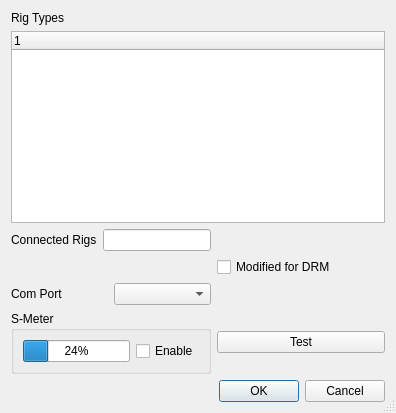
<?xml version="1.0" encoding="UTF-8"?>
<ui version="4.0">
 <class>RigDlg</class>
 <widget class="QDialog" name="RigDlg">
  <property name="geometry">
   <rect>
    <x>0</x>
    <y>0</y>
    <width>396</width>
    <height>382</height>
   </rect>
  </property>
  <property name="windowTitle">
   <string>Rig Settings</string>
  </property>
  <property name="sizeGripEnabled">
   <bool>true</bool>
  </property>
  <layout class="QGridLayout" name="gridLayout">
   <item row="0" column="0">
    <widget class="QLabel" name="label">
     <property name="text">
      <string>Rig Types</string>
     </property>
    </widget>
   </item>
   <item row="1" column="0" colspan="2">
    <widget class="QTreeWidget" name="treeWidget">
     <property name="sizePolicy">
      <sizepolicy hsizetype="Expanding" vsizetype="MinimumExpanding">
       <horstretch>0</horstretch>
       <verstretch>0</verstretch>
      </sizepolicy>
     </property>
     <column>
      <property name="text">
       <string notr="true">1</string>
      </property>
     </column>
    </widget>
   </item>
   <item row="2" column="0">
    <layout class="QHBoxLayout" name="horizontalLayout_2">
     <item>
      <widget class="QLabel" name="label_2">
       <property name="text">
        <string>Connected Rigs</string>
       </property>
      </widget>
     </item>
     <item>
      <widget class="QLineEdit" name="lineEdit"/>
     </item>
    </layout>
   </item>
   <item row="3" column="1">
    <widget class="QCheckBox" name="checkBoxModified">
     <property name="text">
      <string>Modified for DRM</string>
     </property>
    </widget>
   </item>
   <item row="4" column="0">
    <layout class="QHBoxLayout" name="horizontalLayout">
     <item>
      <widget class="QLabel" name="labelPort">
       <property name="text">
        <string>Com Port</string>
       </property>
      </widget>
     </item>
     <item>
      <widget class="QComboBox" name="comboBoxPort"/>
     </item>
    </layout>
   </item>
   <item row="5" column="0">
    <widget class="QGroupBox" name="groupBox_8">
     <property name="title">
      <string>S-Meter</string>
     </property>
     <layout class="QHBoxLayout" name="horizontalLayout_3">
      <item>
       <widget class="QProgressBar" name="ProgrSigStrength">
        <property name="value">
         <number>24</number>
        </property>
       </widget>
      </item>
      <item>
       <widget class="QCheckBox" name="CheckBoxEnableSMeter">
        <property name="text">
         <string>Enable</string>
        </property>
       </widget>
      </item>
     </layout>
    </widget>
   </item>
   <item row="5" column="1">
    <widget class="QPushButton" name="pushButtonTestRig">
     <property name="text">
      <string>Test</string>
     </property>
    </widget>
   </item>
   <item row="6" column="1">
    <widget class="QDialogButtonBox" name="buttonBox">
     <property name="orientation">
      <enum>Qt::Horizontal</enum>
     </property>
     <property name="standardButtons">
      <set>QDialogButtonBox::Cancel|QDialogButtonBox::Ok</set>
     </property>
    </widget>
   </item>
  </layout>
 </widget>
 <resources/>
 <connections/>
</ui>
